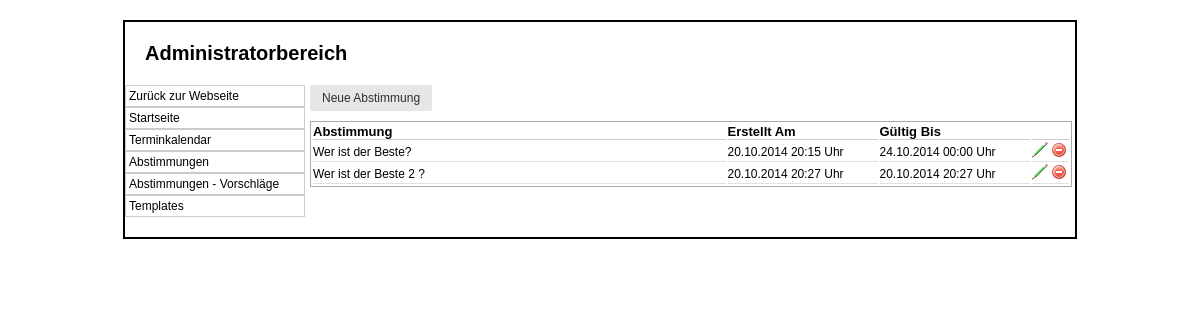
The page /admin/abstimmung.php on the database as committed earlier.
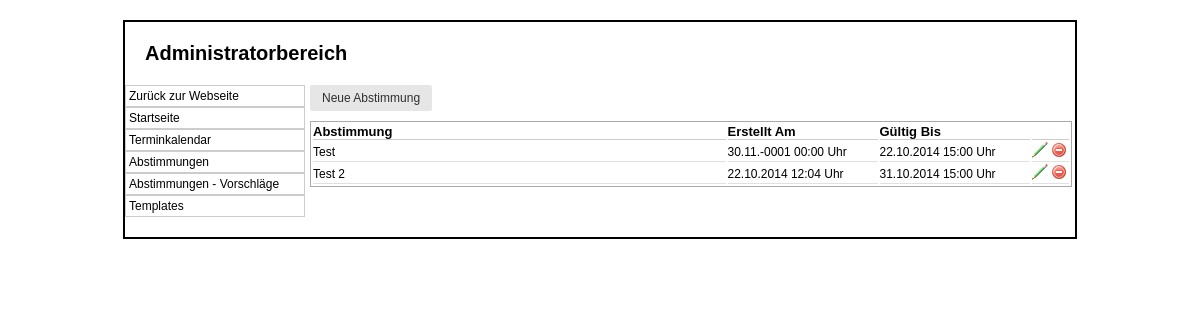
The same page on the database as committed later.
### tables this page shows
CREATE TABLE IF NOT EXISTS `abstimmung` (
  `ID` int(5) NOT NULL AUTO_INCREMENT,
  `Bezeichnung` varchar(100) NOT NULL,
  `ErstelltAm` datetime NOT NULL,
  `GueltigBis` datetime DEFAULT NULL,
  `Aktiv` tinyint(1) NOT NULL,
  PRIMARY KEY (`ID`)
);

### class/mysqli.class.php (called while the page is built, shortened)
<?php
class MysqliDb
{
    protected static $_prefix;
    protected $_mysqli;
    protected $_query;
    protected $_where = array();
    protected $_orderBy = array();
    protected $_groupBy = array();
    protected $host;
    protected $username;
    protected $password;
    protected $db;
    protected $port;
    public function __construct($host = NULL, $username = NULL, $password = NULL, $db = NULL, $port = NULL)
    {
        $this->host = $host;
        $this->username = $username;
        $this->password = $password;
        $this->db = $db;
        if($port == NULL)
            $this->port = ini_get ('mysqli.default_port');
        else
            $this->port = $port;
    }
    public function connect()
    {
        $this->_mysqli = new mysqli ($this->host, $this->username, $this->password, $this->db, $this->port)
            or die('There was a problem connecting to the database');
        $this->_mysqli->set_charset ('utf8');
    }
    protected function reset()
    {
        $this->_where = array();
        $this->_orderBy = array();
        $this->_groupBy = array();
        $this->_bindParams = array('');
        $this->_query = null;
    }
    public function setPrefix($prefix = '')
    {
        self::$_prefix = $prefix;
        return $this;
    }
    public function get($tableName, $numRows = null, $columns = '*')
    {
        if (empty ($columns))
            $columns = '*';
        $column = is_array($columns) ? implode(', ', $columns) : $columns;
        $this->_query = "SELECT $column FROM " .self::$_prefix . $tableName;
        $stmt = $this->_buildQuery($numRows);
        $stmt->execute();
        return $this->_dynamicBindResults($stmt);
    }
    protected function _buildQuery($numRows = null, $tableData = null)
    {
        $stmt = $this->_prepareQuery();
        return $stmt;
    }
    protected function _dynamicBindResults(mysqli_stmt $stmt)
    {
        $parameters = array();
        $results = array();
        $meta = $stmt->result_metadata();
        $row = array();
        while ($field = $meta->fetch_field()) {
            $row[$field->name] = null;
            $parameters[] = & $row[$field->name];
        }
        call_user_func_array(array($stmt, 'bind_result'), $parameters);
        while ($stmt->fetch()) {
            $x = array();
            foreach ($row as $key => $val) {
                $x[$key] = $val;
            }
            array_push($results, $x);
        }
        return $results;
    }
    protected function _buildTableData ($tableData) {
        if (!is_array ($tableData))
            return;
        $this->_query = rtrim($this->_query, ', ');
    }
    protected function _buildWhere () {
        if (empty ($this->_where))
            return;
        $this->_query .= ' WHERE ';
        $this->_where[0][0] = '';
    }
    protected function _buildGroupBy () {
        if (empty ($this->_groupBy))
            return;
        $this->_query .= " GROUP BY ";
        $this->_query = rtrim($this->_query, ', ') . " ";
    }
    protected function _buildOrderBy () {
        if (empty ($this->_orderBy))
            return;
        $this->_query .= " ORDER BY ";
        $this->_query = rtrim ($this->_query, ', ') . " ";
    }
    protected function _buildLimit ($numRows) {
        if (!isset ($numRows))
            return;
        if (is_array ($numRows))
            $this->_query .= ' LIMIT ' . (int)$numRows[0] . ', ' . (int)$numRows[1];
        else
            $this->_query .= ' LIMIT ' . (int)$numRows;
    }
    protected function _prepareQuery()
    {
        if (!$stmt = $this->_mysqli->prepare($this->_query)) {
            trigger_error("Problem preparing query ($this->_query) " . $this->_mysqli->error, E_USER_ERROR);
        }
        return $stmt;
    }
    protected function replacePlaceHolders ($str, $vals) {
        $newStr = "";
        return $newStr;
    }
}

### include/db_connect.php (called while the page is built, shortened)
<?php
include($_SERVER['DOCUMENT_ROOT'].'/scheune/class/mysqli.class.php');
$db		= new MysqliDb(HOST,USER,PASSWORD,DATABASE);
?>

### admin/abstimmung.php (the view, shortened to what the changed rows need)
<?php
require_once('../db_connect.php');
include_once('../Functions.inc.php');
$inhalt = null;
if(isset($_GET['delete'])) {
	$ID = $_GET['delete'];
	$inhalt .= '<form method="POST" action="abstimmung.php">
		<input type="hidden" name="id" value="'.$ID.'">
		<input type="submit" name="delete" value="Ja Wirklich löschen" class="btn">
		<input type="submit" formaction="abstimmung.php" value="Doch nicht!" class="btn">
	</form>';
}
else if(isset($_GET['delete_titel'])) {
	$ID = $_GET['delete_titel'];
	$inhalt .= '<form method="POST" action="abstimmung.php">
		<input type="hidden" name="id" value="'.$ID.'">
		<input type="submit" name="delete_titel" value="Wirklich löschen">
	</form>';
} else {
	$cols			= array("ID", "Bezeichnung", "ErstelltAm", "GueltigBis");
	$abstimmungen	= $db->get(T_ABSTIMMUNG, null, $cols);
	$inhalt .= '<a class="btn" href="abstimmung.php?add">Neue Abstimmung</a>
	<table class="standard">
		<thead>
			<th width="55%">Abstimmung</th>
			<th width="20%">Erstellt Am</th>
			<th width="20%">Gültig Bis</th>
			<th width="5%"></th>
		</thead>';
	foreach ($abstimmungen as $abstimmung) {
		$link = 'abstimmung.php?id='.$abstimmung['ID'].'';
		$inhalt .= '<tr>
			<td><a class="link" href="'.$link.'">'.$abstimmung['Bezeichnung'].'</a></td>
			<td><a class="link" href="'.$link.'">'.date('d.m.Y H:i', strtotime($abstimmung['ErstelltAm'])).' Uhr</a></td>
			<td><a class="link" href="'.$link.'">'.date('d.m.Y H:i', strtotime($abstimmung['GueltigBis'])).' Uhr</a></td>
			<td>
				<a href="abstimmung.php?edit='.$abstimmung['ID'].'"><img src="img/edit.png"></a>
				<a href="abstimmung.php?delete='.$abstimmung['ID'].'"><img src="img/delete.png"></a>
			</td>
		</tr>';
	}
	$inhalt .= '</table>';
}
?>
<html>
<head>
	<link rel="stylesheet" type="text/css" href="style.css">
	<link rel="stylesheet" href="../css/tcal.css">
</head>
<body>
	<div id="container">
		<div id="header">
			<h1>Administratorbereich</h1>
		</div>
		<div id="content">
		<?php
			echo $inhalt;
		?>
		</div>
	</div>
</body>
</html>

Rows that differ between the two databases and show on the page:
removed abstimmung: Bezeichnung "Wer ist der Beste?", ErstelltAm "20.10.2014 20:15", GueltigBis "24.10.2014 00:00"
removed abstimmung: Bezeichnung "Wer ist der Beste 2 ?", ErstelltAm "20.10.2014 20:27", GueltigBis "20.10.2014 20:27"
added abstimmung: Bezeichnung "Test", ErstelltAm "30.11.-0001 00:00", GueltigBis "22.10.2014 15:00"
added abstimmung: Bezeichnung "Test 2", ErstelltAm "22.10.2014 12:04", GueltigBis "31.10.2014 15:00"
